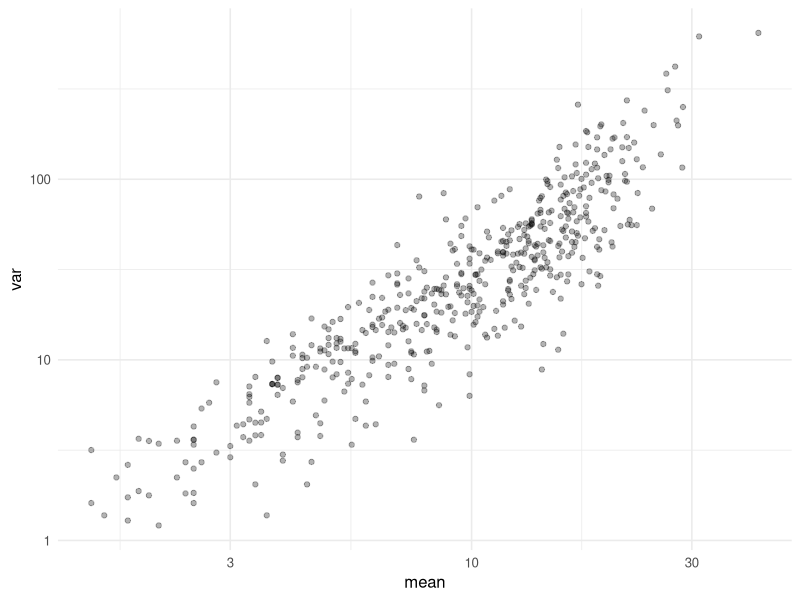

The R source for this figure:
# ============================================================
# Biostatistics Courses
# Course 4 — Week 4, Session 1: RNA-seq with DESeq2 / edgeR
# ============================================================

# --- 0. Setup --------------------------------------------------
library(tidyverse)
library(MASS)
set.seed(42)
theme_set(theme_minimal(base_size = 12))

# --- 1. Hypothesis / Goal --------------------------------------
# Differential expression on a simulated 500-gene, 10-sample
# matrix; NB GLM per gene with BH adjustment; DESeq2/edgeR sketch.

# --- 2. Data ---------------------------------------------------
n_gene <- 500; n_samp <- 10
group <- rep(c("A", "B"), each = 5)
mu <- 2 * runif(n_gene, 1, 10)
lfc <- c(rep(log(3), 10), rep(0, n_gene - 10))
counts <- sapply(seq_len(n_samp), function(j) {
  rate <- mu * exp(if (group[j] == "B") lfc else rep(0, n_gene))
  rnbinom(n_gene, mu = rate, size = 5)
})
rownames(counts) <- paste0("g", seq_len(n_gene))
colnames(counts) <- paste0("s", seq_len(n_samp))

# --- 3. Visualise ----------------------------------------------
p1 <- tibble(mean = rowMeans(counts), var = apply(counts, 1, var)) |>
  ggplot(aes(mean, var)) + geom_point(alpha = 0.3) +
  scale_x_log10() + scale_y_log10()
print(p1)

# --- 4. Assumptions --------------------------------------------
# Negative-binomial counts per gene; common dispersion baseline;
# equal library sizes (simulated).

# --- 5. Conduct / Fit ------------------------------------------
pvals <- logfcs <- rep(NA_real_, n_gene)
fit_problems <- rep("", n_gene)
for (g in seq_len(n_gene)) {
  y <- counts[g, ]
  problems <- character()
  fit <- tryCatch(withCallingHandlers(
    glm.nb(y ~ group),
    warning = function(w) problems <<- c(problems, conditionMessage(w))
  ), error = function(e) {
    problems <<- c(problems, conditionMessage(e)); NULL
  })
  if (is.null(fit) || length(problems) || !isTRUE(fit$converged)) {
    fit_problems[g] <- paste(c(problems, "fit not used for inference"), collapse = "; ")
    next
  }
  estimates <- summary(fit)$coefficients
  pvals[g] <- estimates[2, 4]
  logfcs[g] <- estimates[2, 1]
}
padj <- p.adjust(pvals, method = "BH", n = n_gene)
discovered <- !is.na(padj) & padj < .05
recovery <- mean(discovered[1:10])
null_flagged <- mean(discovered[11:n_gene])
fdp <- sum(discovered[11:n_gene]) / max(sum(discovered), 1)
cat("Genes with failed or warned fits (excluded):", sum(nzchar(fit_problems)), "\n")
print(head(data.frame(gene = rownames(counts), reason = fit_problems)[nzchar(fit_problems), ]))

# DESeq2 sketch (not run):
# library(DESeq2)
# dds <- DESeqDataSetFromMatrix(counts, colData = ..., design = ~ group)
# dds <- DESeq(dds); res <- results(dds)

# --- 6. Report -------------------------------------------------
cat(sprintf("True DE genes recovered at BH-adjusted p<0.05: %.0f%%\n",
            recovery * 100))
cat(sprintf("Null genes flagged (BH-adjusted p<0.05): %.1f%%\n",
            null_flagged * 100))

cat(sprintf("Realised false-discovery proportion: %.1f%%\n", 100 * fdp))
